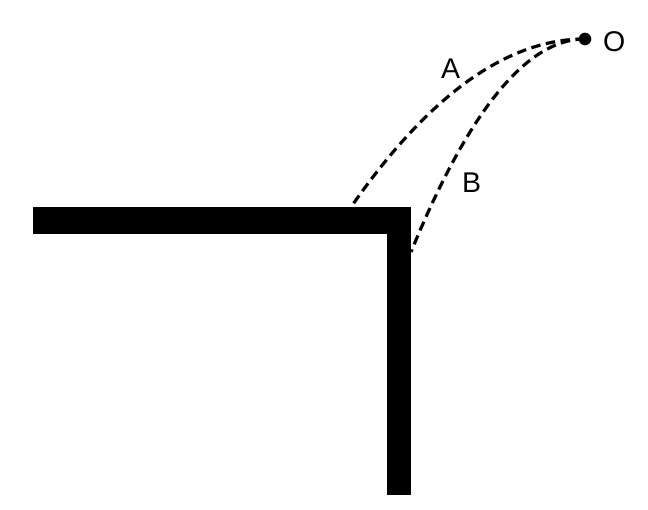
#> input picture 广东行测18套模拟/M03/assets/q67_projectile_v020.png, 1296 x 1020 px, found by its file name (shown at 1/2 size)
$ python q67_pixcheck.py
#> lines starting #> are read from the running program, lines starting #| are printed output that depends on the picture; after the words box and inside, x2 and y2 are one past the last pixel; in counts of white or black regions, pixels touching at a corner belong together
import sys, math
from PIL import Image
import numpy as np
# 用法：python3 q67_pixcheck.py [图片路径]；缺省为M03第67题0.2.0题图
path=sys.argv[1] if len(sys.argv)>1 else '/home/user/xing-ce1/广东行测18套模拟/M03/assets/q67_projectile_v020.png'
im=Image.open(path).convert('L')
a=np.array(im)
S=6.0
H,W=a.shape
#> H = 1020; W = 1296
dark=a<128
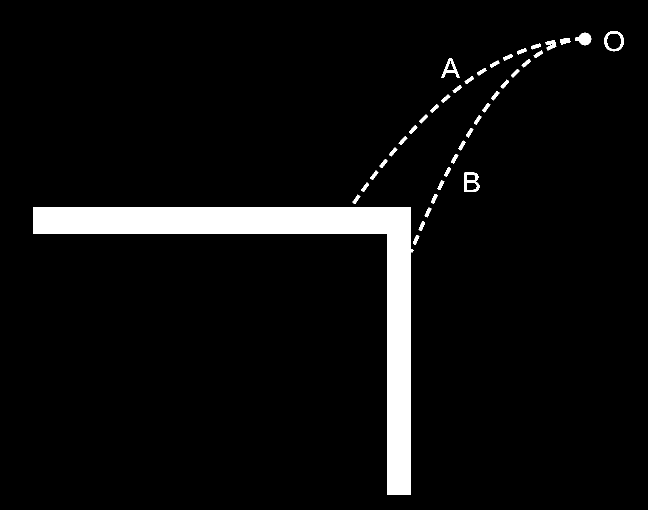
#> dark: shape (1020, 1296) bool (shown at 1/2 size); 5.5% white; 40 white regions, largest, box (x1, y1, x2, y2) and area: (66, 414, 827, 990) 65906, (929, 345, 959, 384) 596, (1209, 62, 1248, 103) 548
# wall mask from svg path M11 69 H137 V165 H129 V78 H11 Z
ys,xs=np.nonzero(dark)
pts=np.stack([xs/S,ys/S],1)
#> pts = 72683 pairs, first value 11 to 207.8, second value 10.33 to 164.8
def in_wall(x,y):
    return ((11-0.3<=x<=137+0.3) and (69-0.3<=y<=78+0.3)) or ((129-0.3<=x<=137+0.3) and (69-0.3<=y<=165+0.3))
# distance to parabolas
def dpar(x,y,dx,drop):
    best=1e9
    for i in range(0,401):
        s=i/400
        px=195-dx*s; py=13+drop*s*s
        d=math.hypot(px-x,py-y)
        if d<best: best=d
    return best
# sample curve pixels: exclude wall, O dot (r 2.1 around 195,13), label boxes
lab=[(201,17-9.5*0.75,201+9.5*0.8,17+0.5),(147,26-9.5*0.75,147+9.5*0.7,26+0.5),(154,64-9.5*0.75,154+9.5*0.7,64+0.5)]
def in_lab(x,y):
    return any(b[0]-0.5<=x<=b[2]+0.5 and b[1]-0.5<=y<=b[3]+0.5 for b in lab)
cnt=0; offA=0; offB=0; far=0; maxd=0
idx=np.arange(len(pts))
np.random.seed(0)
sample=np.random.choice(idx,size=min(4000,len(idx)),replace=False)
#> sample = 4000 values, max 72677 at index 650, min 38 at index 2638, mean 36840
for k in sample:
    x,y=pts[k]
    if in_wall(x,y) or in_lab(x,y) or math.hypot(x-195,y-13)<2.6: continue
    dA=dpar(x,y,78,56); dB=dpar(x,y,58,71)
    d=min(dA,dB); maxd=max(maxd,d); cnt+=1
    if d>1.0: far+=1
#> this loop made 4000 passes
#> (k, x, y) on passes 1 to 3: (34295, 95.33, 75), (13919, 122, 70.5), (40832, 40.17, 76.5)
#> after the loop, cnt = 244; far = 0
print('curve pixels sampled',cnt,'max dist to nearest new parabola (svg units)',round(maxd,3),'n>1.0 units',far)
#| curve pixels sampled 244 max dist to nearest new parabola (svg units) 0.668 n>1.0 units 0
# endpoint check: dark pixels nearest to landing points
def nearest_dark(x0,y0,excl_wall=True):
#> called with x0 = 117, y0 = 69, excl_wall = True
    best=(1e9,None)
    for k in range(len(pts)):
        x,y=pts[k]
        if excl_wall and in_wall(x,y): continue
        d=math.hypot(x-x0,y-y0)
        if d<best[0]: best=(d,(round(x,2),round(y,2)))
#> this loop made 72683 passes
#> (x, y, d, best) on passes 1, 9, 25, 45, 71, 107, 137, 167, 199, 232, 266, 299: (204, 10.33, 104.9, (104.9, (204, 10.33))), (203.3, 10.5, 104.3, (104.3, (203.3, 10.5))), (203, 10.67, 103.9, (103.9, (203, 10.67))), (194.8, 10.83, 97.17, (97.17, (194.8, 10.83))), (194.2, 11, 96.53, (96.53, (194.2, 11))), (193.8, 11.17, 96.17, (96.17, (193.8, 11.17))), (193.7, 11.33, 95.93, (95.93, (193.7, 11.33))), (193.5, 11.5, 95.7, (95.7, (193.5, 11.5))), (193.3, 11.67, 95.47, (95.47, (193.3, 11.67))), (193.2, 11.83, 95.23, (95.23, (193.2, 11.83))), (193.2, 12, 95.13, (95.13, (193.2, 12))), (193, 12.17, 94.9, (94.9, (193, 12.17)))
#> (x, y, d) on passes 2 to 7: (204.2, 10.33, 105.1), (204.3, 10.33, 105.2), (204.5, 10.33, 105.3), (204.7, 10.33, 105.5), (204.8, 10.33, 105.6), (205, 10.33, 105.8)
#> after the loop, best = (1.57, (117.8, 67.67))
    return best
print('nearest non-wall dark px to A landing (117,69):',nearest_dark(117,69))
print('nearest non-wall dark px to B landing (137,84):',nearest_dark(137,84))
#> the loop in nearest_dark (call 2), `for k in range(len(pts)):` made 72683 passes
#> (x, y, d, best) on passes 1, 9, 25, 45, 71, 107, 137, 167, 199, 232, 266, 299: (204, 10.33, 99.58, (99.58, (204, 10.33))), (203.3, 10.5, 99.01, (99.01, (203.3, 10.5))), (203, 10.67, 98.66, (98.66, (203, 10.67))), (194.8, 10.83, 93.26, (93.26, (194.8, 10.83))), (194.2, 11, 92.72, (92.72, (194.2, 11))), (193.8, 11.17, 92.38, (92.38, (193.8, 11.17))), (193.7, 11.33, 92.15, (92.15, (193.7, 11.33))), (193.5, 11.5, 91.92, (91.92, (193.5, 11.5))), (193.3, 11.67, 91.68, (91.68, (193.3, 11.67))), (193.2, 11.83, 91.45, (91.45, (193.2, 11.83))), (193.2, 12, 91.32, (91.32, (193.2, 12))), (193, 12.17, 91.08, (91.08, (193, 12.17)))
#> (x, y, d) on passes 2 to 7: (204.2, 10.33, 99.69), (204.3, 10.33, 99.8), (204.5, 10.33, 99.92), (204.7, 10.33, 100), (204.8, 10.33, 100.1), (205, 10.33, 100.3)

$ run again, with 广东行测18套模拟/M03/assets/q35_number_grid_v020.png copied over 广东行测18套模拟/M03/assets/q67_projectile_v020.png
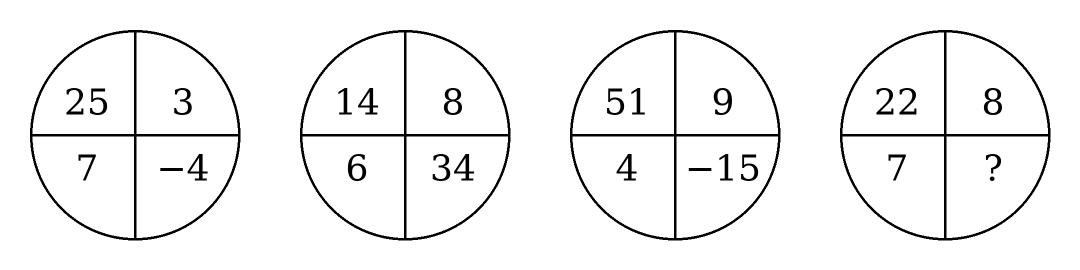
#> input picture 广东行测18套模拟/M03/assets/q35_number_grid_v020.png, 2160 x 540 px, found by its file name (shown at 1/2 size)
#> `dark=a<128`:
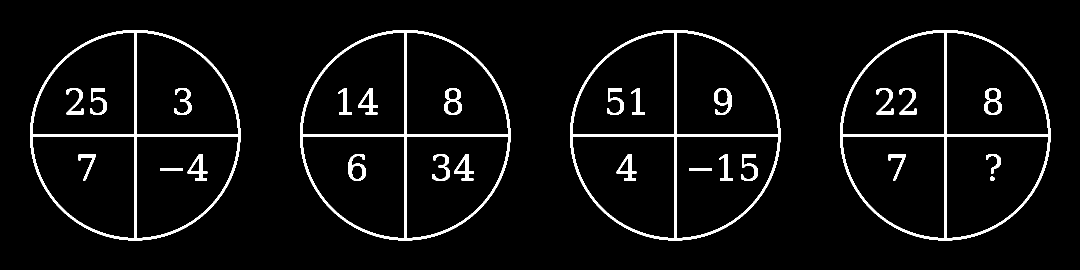
#> dark: shape (540, 2160) bool (shown at 1/2 size); 4.9% white; 29 white regions, largest, box (x1, y1, x2, y2) and area: (60, 60, 481, 481) 10525, (600, 60, 1021, 481) 10525, (1140, 60, 1561, 481) 10525
#> pts = 57022 pairs, first value 10 to 350, second value 10 to 80
#> sample = 4000 values, max 57013 at index 1694, min 17 at index 2073, mean 28831.5
#> the loop `for k in sample:` made 4000 passes
#> (k, x, y, dA, dB, d, maxd, cnt) on passes 1 to 8: (21480, 11.33, 37.67, 110.2, 133.9, 110.2, 110.2, 1), (26166, 238.7, 44.67, 53.94, 53.94, 53.94, 110.2, 2), (40104, 102.2, 55.5, 19.9, 43.22, 19.9, 110.2, 3), (20979, 206.7, 37.33, 26.99, 26.99, 26.99, 110.2, 4), (38410, 208.3, 53.67, 42.8, 42.8, 42.8, 110.2, 5), (15521, 152.2, 32.67, 2.17, 9.96, 2.17, 110.2, 6), (6996, 157.8, 19.17, 5.47, 13.72, 5.47, 110.2, 7), (42351, 209.3, 57.17, 46.43, 46.43, 46.43, 110.2, 8)
#| curve pixels sampled 3802 max dist to nearest new parabola (svg units) 159.142 n>1.0 units 3744

$ run again, with 广东行测18套模拟/M03/assets/q68_particles_v020.png copied over 广东行测18套模拟/M03/assets/q67_projectile_v020.png
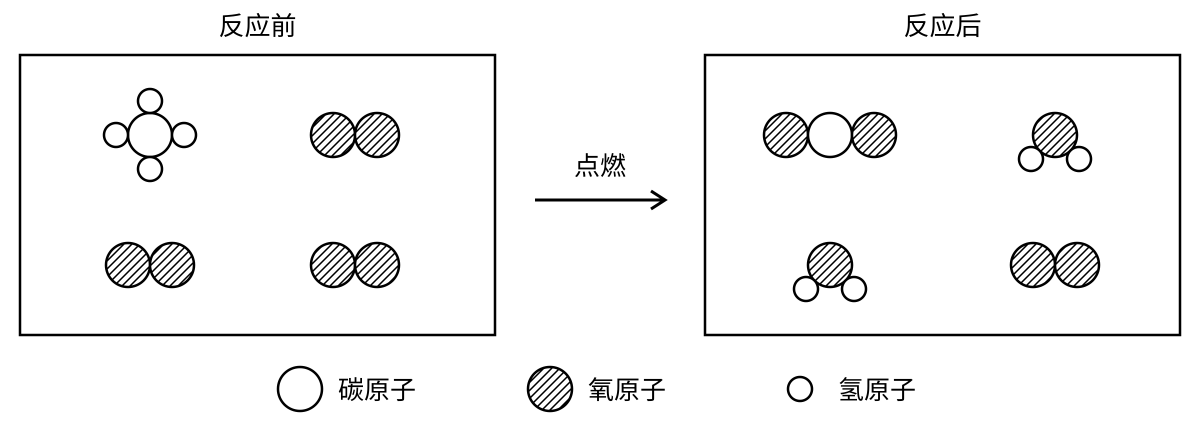
#> input picture 广东行测18套模拟/M03/assets/q68_particles_v020.png, 2400 x 860 px, found by its file name (shown at 1/2 size)
#> `dark=a<128`:
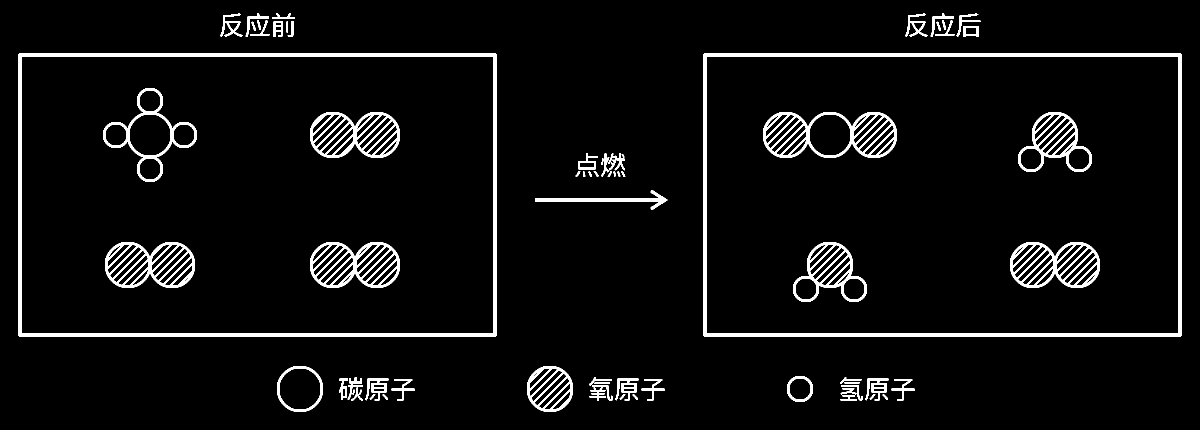
#> dark: shape (860, 2400) bool (shown at 1/2 size); 4.9% white; 72 white regions, largest, box (x1, y1, x2, y2) and area: (37, 107, 993, 673) 18116, (1407, 107, 2363, 673) 18116, (1526, 224, 1794, 316) 7312
#> pts = 100561 pairs, first value 6.17 to 393.7, second value 4.33 to 137.2
#> sample = 4000 values, max 100543 at index 221, min 6 at index 1396, mean 50207.7
#> the loop `for k in sample:` made 4000 passes
#> (k, x, y, dA, dB, d, maxd) on passes 1 to 8: (77292, 52.5, 111.2, 77.06, 88.76, 77.06, 77.06), (29668, 235.3, 44.67, 51.28, 51.28, 51.28, 77.06), (19780, 124.8, 37.67, 13.22, 30.72, 13.22, 77.06), (32364, 234.8, 46.67, 52.15, 52.15, 52.15, 77.06), (48048, 234.7, 67, 67, 67, 67, 77.06), (92518, 127.8, 127.8, 59.82, 44.78, 44.78, 77.06), (44269, 53.67, 57.33, 64.4, 87.5, 64.4, 77.06), (17273, 392.8, 27.67, 198.4, 198.4, 198.4, 198.4)
#| curve pixels sampled 3923 max dist to nearest new parabola (svg units) 221.302 n>1.0 units 3911

$ run again, with 广东行测18套模拟/M03/assets/q69_foodweb.png copied over 广东行测18套模拟/M03/assets/q67_projectile_v020.png
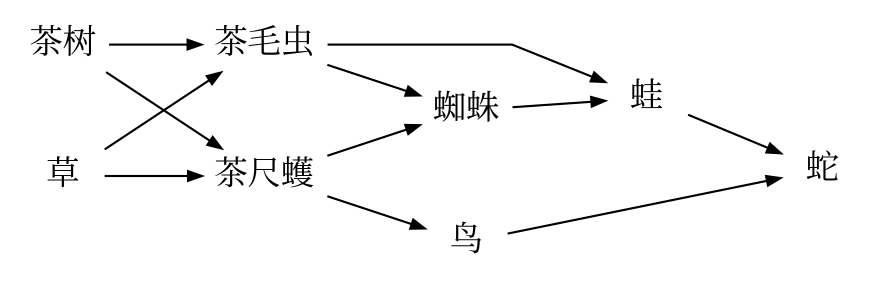
#> input picture 广东行测18套模拟/M03/assets/q69_foodweb.png, 1761 x 573 px, found by its file name (shown at 1/2 size)
#> `im=Image.open(path).convert('L')`:
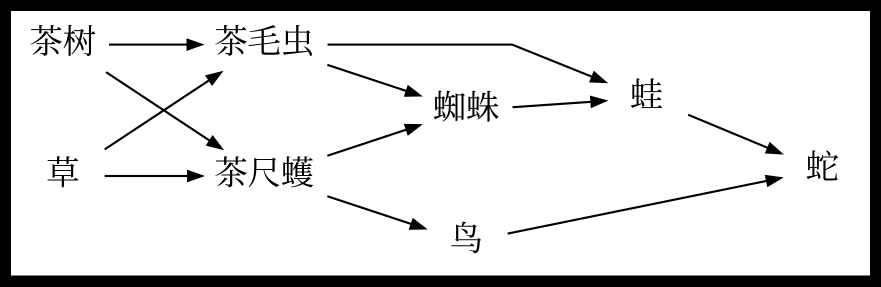
#> im: PIL image 1761x573 L (shown at 1/2 size); min 0, max 255, mean 221.8
#> `dark=a<128`:
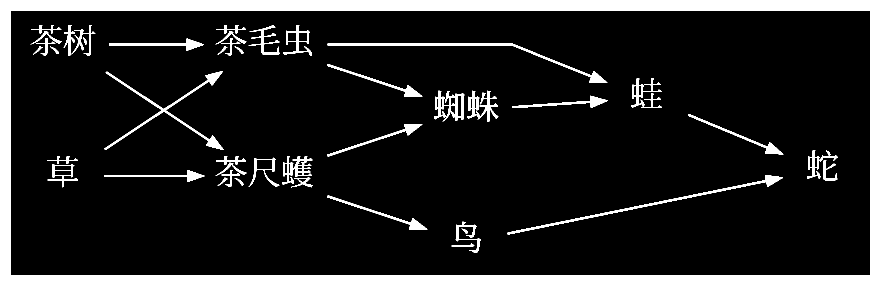
#> dark: shape (573, 1761) bool (shown at 1/2 size); 13% white; 50 white regions, largest, box (x1, y1, x2, y2) and area: (0, 0, 1761, 573) 100231, (208, 142, 448, 300) 3018, (1015, 350, 1566, 469) 2749
#> pts = 131080 pairs, first value 0 to 293.3, second value 0 to 95.33
#> sample = 4000 values, max 131076 at index 3858, min 17 at index 2349, mean 66394.2
#> the loop `for k in sample:` made 4000 passes
#> (k, x, y, dA, dB, d, maxd, cnt) on passes 1 to 8: (80332, 102, 61.67, 16.7, 40.91, 16.7, 16.7, 1), (90490, 0.167, 84.67, 117.9, 136.8, 117.9, 117.9, 2), (111981, 45.33, 93.67, 75.79, 92.17, 75.79, 117.9, 3), (50920, 186.5, 21, 7.23, 5.99, 5.99, 117.9, 4), (13699, 228.7, 1.17, 35.69, 35.69, 35.69, 117.9, 5), (121873, 226.5, 94.5, 87.38, 85.74, 85.74, 117.9, 6), (62638, 164, 37, 12.79, 2.22, 2.22, 117.9, 7), (44927, 59.33, 14.5, 78.66, 99.49, 78.66, 117.9, 8)
#| curve pixels sampled 3938 max dist to nearest new parabola (svg units) 135.121 n>1.0 units 3905
